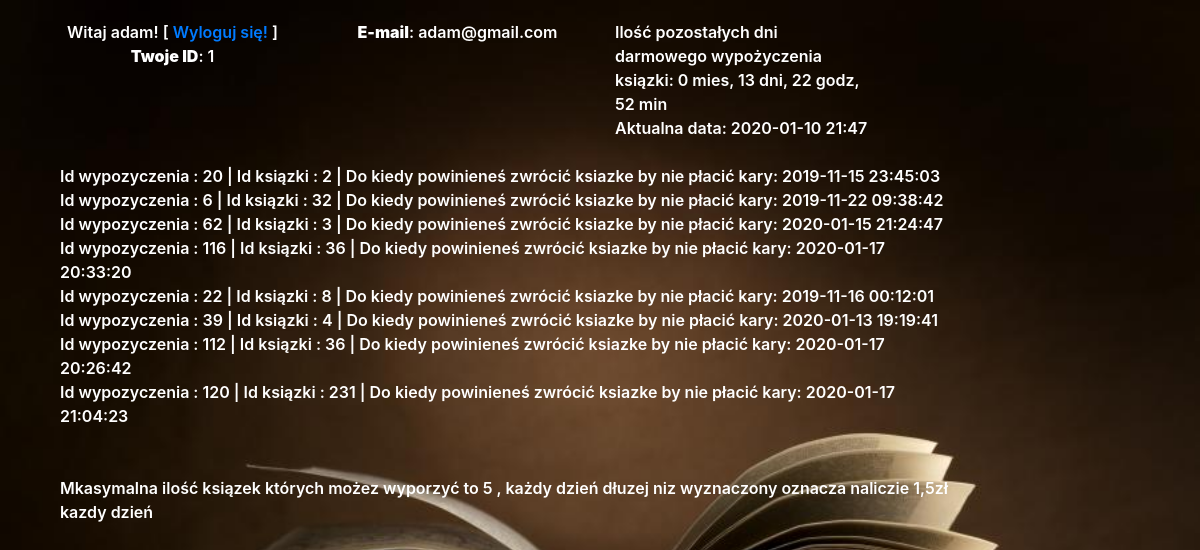
The app's page /gra.php (signed in) with its own data.
### tables this page shows
CREATE TABLE `wypozyczenia` (
  `id` int(11) NOT NULL,
  `user` text NOT NULL,
  `ksiozka` text NOT NULL,
  `czas` datetime NOT NULL DEFAULT current_timestamp()
);

### gra.php (the view, shortened to what this page needs)
<!DOCTYPE HTML>
<html lang="pl">
<head>
		<link rel="stylesheet" href="css/bootstrap.min.css" >
	<link rel="stylesheet" href="style.css" >
	<link rel="stylesheet" href="https://stackpath.bootstrapcdn.com/bootstrap/4.4.1/css/bootstrap.min.css">
</head>
<body class="body">
<?php
$id1=$_SESSION['id'];
   echo '<section class="up">';
   echo '<div class="container">';
   echo '<div class="row">';
   echo '<div class="col-sm-3">';
	echo'<div class="one">';
			echo "Witaj ".$_SESSION['user'].'! [ <a href="logout.php">  Wyloguj się!</a> ]';
			echo "<p><b>Twoje ID</b>: ".$_SESSION['id']."</p>";
	echo '</div>';
	echo '</div>';
	echo '<div class="col-sm-3">';
	echo '<div class="one1">';
			echo "<p><b>E-mail</b>: ".$_SESSION['email']."<br>";
	echo '</div>';
	echo '</div>';
	echo '<div class="col-sm-3">';
	echo '<div class="one2">';
			$dataczas = new DateTime();
			$koniec = DateTime::createFromFormat('Y-m-d H:i:s', $_SESSION['dayregister']);
			$roznica = $dataczas->diff($koniec);
			if($dataczas<$koniec)
			echo "Ilość pozostałych dni darmowego wypożyczenia ksiązki:".$roznica->format(' %m mies, %d dni, %h godz, %i min');
			else
			echo "Dni od rejetracji : ".$roznica->format('%m mies ,%d dni');
			echo "<br />";
			echo "Aktualna data: ".$dataczas->format('Y-m-d H:i')."<br><br />";
echo '</div>';
echo '</div>';
echo '</div>';
echo '<div class="col-sm-10">';
$servername = "localhost";
$username = "root";
$password = "";
$dbname = "biblioteka";
$conn = new mysqli($servername, $username, $password, $dbname);
$sql = "SELECT  id, user, ksiozka ,czas FROM wypozyczenia WHERE `user`='$id1'";
$result = $conn->query($sql);
if ($result->num_rows > 0) {
    while($row = $result->fetch_assoc()) {
        echo " Id wypozyczenia  : " . $row["id"]. "  | Id ksiązki  : " . $row["ksiozka"]. "  | Do kiedy powinieneś zwrócić  ksiazke by nie płacić kary:  " . $row["czas"]. "<br>";
    }
} else {
    echo "Nie masz wypożyczonych ksiązek";
}
echo "<br><br />";
echo '<p>Mkasymalna ilość ksiązek których możez wyporzyć to 5 , każdy dzień dłuzej niz wyznaczony oznacza naliczie 1,5zł kazdy dzień</p>';
echo '</div>';
echo '</div>';
echo '</section>';
?>
</body>
</html>

### style.css (style rules this page uses)
.up { padding: 10px; color: white; font-weight: 600; }
.one { text-align:center; width:auto ; height:auto; }
.one1 { text-align:center; width:auto ; height:auto; }
.body { width: auto; height: 100%; padding: 10px; background-image: url(tlo.jpg);cover; color: white; font-weight: 600; background-size: cover; }

### records on screen
wypozyczenia: id "20", ksiozka "2", czas "2019-11-15 23:45:03"
wypozyczenia: id "6", ksiozka "32", czas "2019-11-22 09:38:42"
wypozyczenia: id "62", ksiozka "3", czas "2020-01-15 21:24:47"
wypozyczenia: id "116", ksiozka "36", czas "2020-01-17 20:33:20"
wypozyczenia: id "22", ksiozka "8", czas "2019-11-16 00:12:01"
wypozyczenia: id "39", ksiozka "4", czas "2020-01-13 19:19:41"
wypozyczenia: id "112", ksiozka "36", czas "2020-01-17 20:26:42"
wypozyczenia: id "120", ksiozka "231", czas "2020-01-17 21:04:23"

### other values on screen
$_SESSION['user'] "adam"
$_SESSION['id'] "1"
$_SESSION['email'] "adam@gmail.com"
